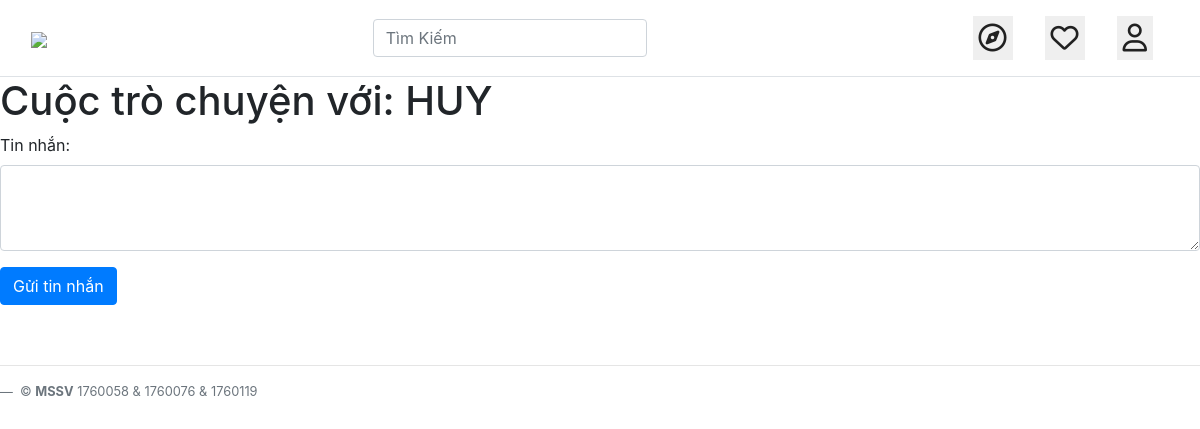
Page /conversation.php?id=49 (signed in) on the earlier database version.
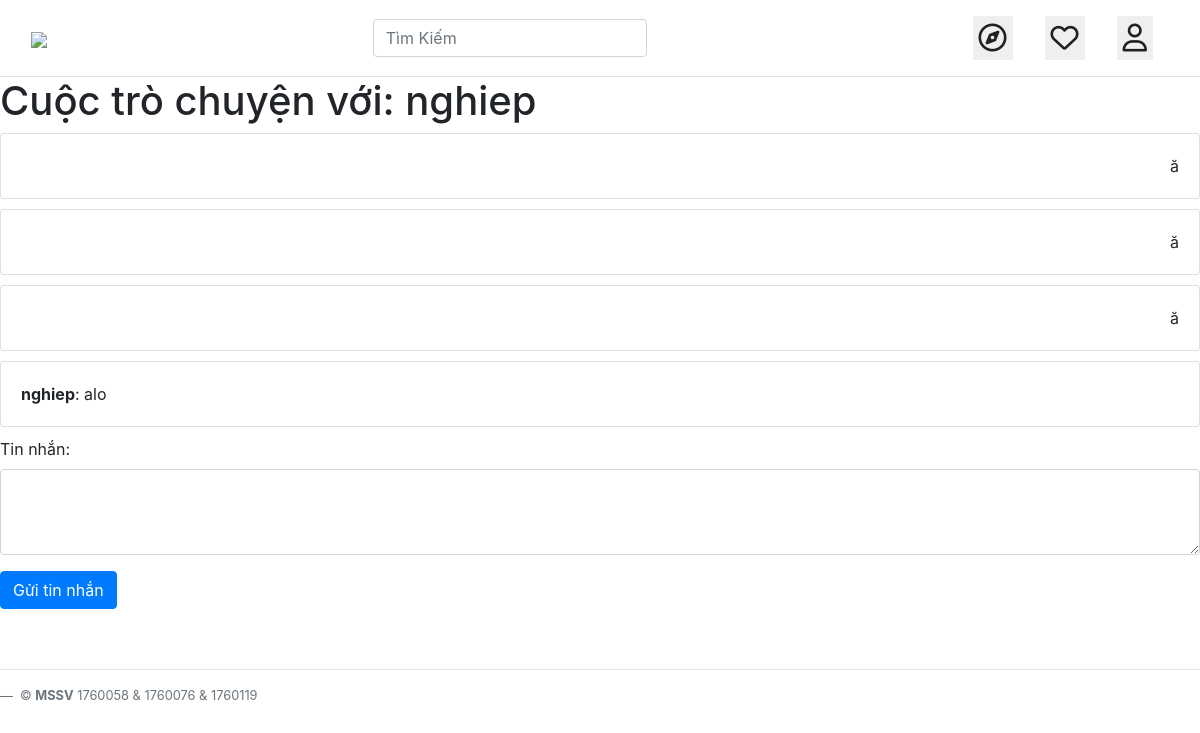
Same page on the later database version.
### tables this page shows
CREATE TABLE `users` (
  `id` int(11) NOT NULL,
  `fullname` varchar(255) NOT NULL,
  `phone` varchar(20) NOT NULL,
  `email` varchar(255) NOT NULL,
  `password` varchar(60) NOT NULL,
  `hasAvatar` int(11) DEFAULT 0,
  `status` int(11) DEFAULT 1,
  `code` varchar(16) NOT NULL,
  `code2` varchar(16) NOT NULL
);

CREATE TABLE `messages` (
  `id` int(11) NOT NULL,
  `content` text NOT NULL,
  `userId1` int(11) NOT NULL,
  `userId2` int(11) NOT NULL,
  `type` int(11) NOT NULL,
  `createdAt` timestamp NOT NULL DEFAULT current_timestamp() ON UPDATE current_timestamp()
);

### message.php (called while the page is built, shortened)
<?php
require_once 'init.php';
$conversations = getLatestConversations($currentUser['id']);
?>

### functions.php (called while the page is built, shortened)
<?php
function findUserById($id) {
  global $db;
  $stmt = $db->prepare("SELECT * FROM users WHERE id = ?");
  $stmt->execute(array($id));
  $user = $stmt->fetch(PDO::FETCH_ASSOC);
  return $user;
}
  function getLatestConversations($userId) {
    global $db;
    $stmt = $db->prepare("SELECT userId2 AS id, u.fullname, u.hasAvatar FROM messages AS m LEFT JOIN users AS u ON u.id = m.userId2 WHERE userId1 = ? GROUP BY userId2 ORDER BY createdAt DESC");
    $stmt->execute(array($userId));
    $result = $stmt->fetchAll(PDO::FETCH_ASSOC);
    for ($i = 0; $i < count($result); $i++) {
      $stmt = $db->prepare("SELECT * FROM messages WHERE userId1 = ? AND userId2 = ? ORDER BY createdAt DESC LIMIT 1");
      $stmt->execute(array($userId, $result[$i]['id']));
      $lastMessage = $stmt->fetch(PDO::FETCH_ASSOC);
      $result[$i]['lastMessage'] = $lastMessage;
    }
    return $result;
  }
  function getMessagesWithUserId($userId1, $userId2) {
    global $db;
    $stmt = $db->prepare("SELECT * FROM messages WHERE userId1 = ? AND userId2 = ? ORDER BY createdAt");
    $stmt->execute(array($userId1, $userId2));
    return $stmt->fetchAll(PDO::FETCH_ASSOC);
  }
?>

### init.php (called while the page is built, shortened)
<?php
require_once('functions.php');
if (isset($_SESSION['userId'])) {
    $currentUser = findUserById($_SESSION['userId']);
  }

### conversation.php (the view, shortened to what this page needs)
<?php
require_once 'init.php';
$messages = getMessagesWithUserId($currentUser['id'], $_GET['id']);
$user = findUserById($_GET['id']);
?>
<?php include 'InHeader.php' ?>
<h1>Cuộc trò chuyện với: <?php echo $user['fullname'] ?></h1>
<?php foreach ($messages as $message) : ?>
<div class="card" style="margin-bottom: 10px;">
  <div class="card-body">
    <?php if ($message['type'] == 1) : ?>
    <p class="card-text">
      <strong><?php echo $user['fullname'] ?></strong>:
      <?php echo $message['content'] ?>
    </p>
    <?php else: ?>
    <p class="card-text text-right">
      <?php echo $message['content'] ?>
    </p>
    <?php endif; ?>
  </div>
</div>
<?php endforeach; ?>
<form method="POST">
  <div class="form-group">
    <label for="content">Tin nhắn:</label>
    <textarea class="form-control" id="content" name="content" rows="3"></textarea>
  </div>
  <button type="submit" class="btn btn-primary">Gửi tin nhắn</button>
</form>
<?php include 'footer.php' ?>

### InHeader.php (shortened to what this page needs)
<!DOCTYPE html>
<html lang="vi">
<head>
    <link rel="stylesheet" type="text/css" href="./CSS/style.css">
    <link rel="stylesheet" href="https://stackpath.bootstrapcdn.com/bootstrap/4.3.1/css/bootstrap.min.css"
>
</head>
<?php if ($currentUser): ?>
<body>
    <div>
        <nav class="navbar navbar-inverse border-bottom #979797">
            <div class="container-fluid">
                <div class="navbar-header">
                    <a class="navbar-brand" href="index.php">
                        <img
                            src="https://www.instagram.com/static/images/web/mobile_nav_type_logo.png/735145cfe0a4.png" />
                    </a>
                </div>
                <form action="Search.php" method= "POST">
                <ul class="nav navbar-nav">
                <head>
                </head>
                <div class="container">
                <input type="text" class="form-control input-lg" data-toggle="modal" data-target="#exampleModal" placeholder="Tìm Kiếm" />
            </div>
                </ul>
                </form>
                <ul class="nav navbar-expand-lg">
                    <li class="nav-item">
                    <div class="nav-link">
                            <button data-toggle="modal" data-target="#message" class="iconTop"><i class="far fa-compass"></i></button>
                            <?php include "message.php"?>
                        </div>
                    </li>
                    <li class="nav-item">
                        <a class="nav-link" href="index.php">
                            <button class="iconTop"><i class="far fa-heart"></i></button>
                        </a>
                    </li>
                    <li class="nav-item">
                        <a class="nav-link" href="userprofile.php">
                            <button class="iconTop"><i class="far fa-user"></i></button>
                        </a>
                    </li>
                </ul>
            </div>
    </div>
</body>
<?php endif ?>

### Footer.php (shortened to what this page needs)
<footer style="margin: 5vw 0 2vw 0; clear: both">
        <HR align="center" WIDTH="100%"/>
    <div class="blockquote-footer"> &copy; <strong>MSSV</strong> 1760058 & 1760076 & 1760119
</footer>
</body>
</html>

### CSS/style.css (style rules this page uses)
body { font-family: Arial, Helvetica, sans-serif; margin: auto; }

### InHeader.php (style rules this page uses)
.iconTop { font-size: 28px; background-color: none; border: none; cursor: pointer; color: #212121; }

Differences in the rows shown:
changed users: fullname "HUY" → "nghiep"
added messages: content "ă"
added messages: content "ă"
added messages: content "ă"
added messages: $user['fullname'] "nghiep", content "alo"
